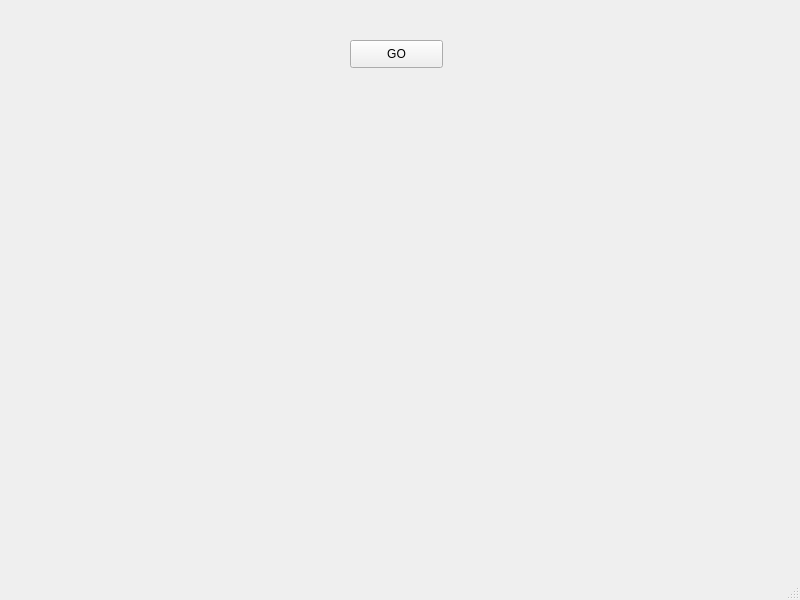
<?xml version="1.0" encoding="UTF-8"?>
<ui version="4.0">
 <class>MainWindow</class>
 <widget class="QMainWindow" name="MainWindow">
  <property name="geometry">
   <rect>
    <x>0</x>
    <y>0</y>
    <width>800</width>
    <height>600</height>
   </rect>
  </property>
  <property name="windowTitle">
   <string>MainWindow</string>
  </property>
  <widget class="QWidget" name="centralwidget">
   <widget class="QPushButton" name="pushButton">
    <property name="geometry">
     <rect>
      <x>350</x>
      <y>40</y>
      <width>93</width>
      <height>28</height>
     </rect>
    </property>
    <property name="text">
     <string>GO</string>
    </property>
   </widget>
  </widget>
  <widget class="QMenuBar" name="menubar">
   <property name="geometry">
    <rect>
     <x>0</x>
     <y>0</y>
     <width>800</width>
     <height>26</height>
    </rect>
   </property>
  </widget>
  <widget class="QStatusBar" name="statusbar"/>
 </widget>
 <resources/>
 <connections/>
</ui>
